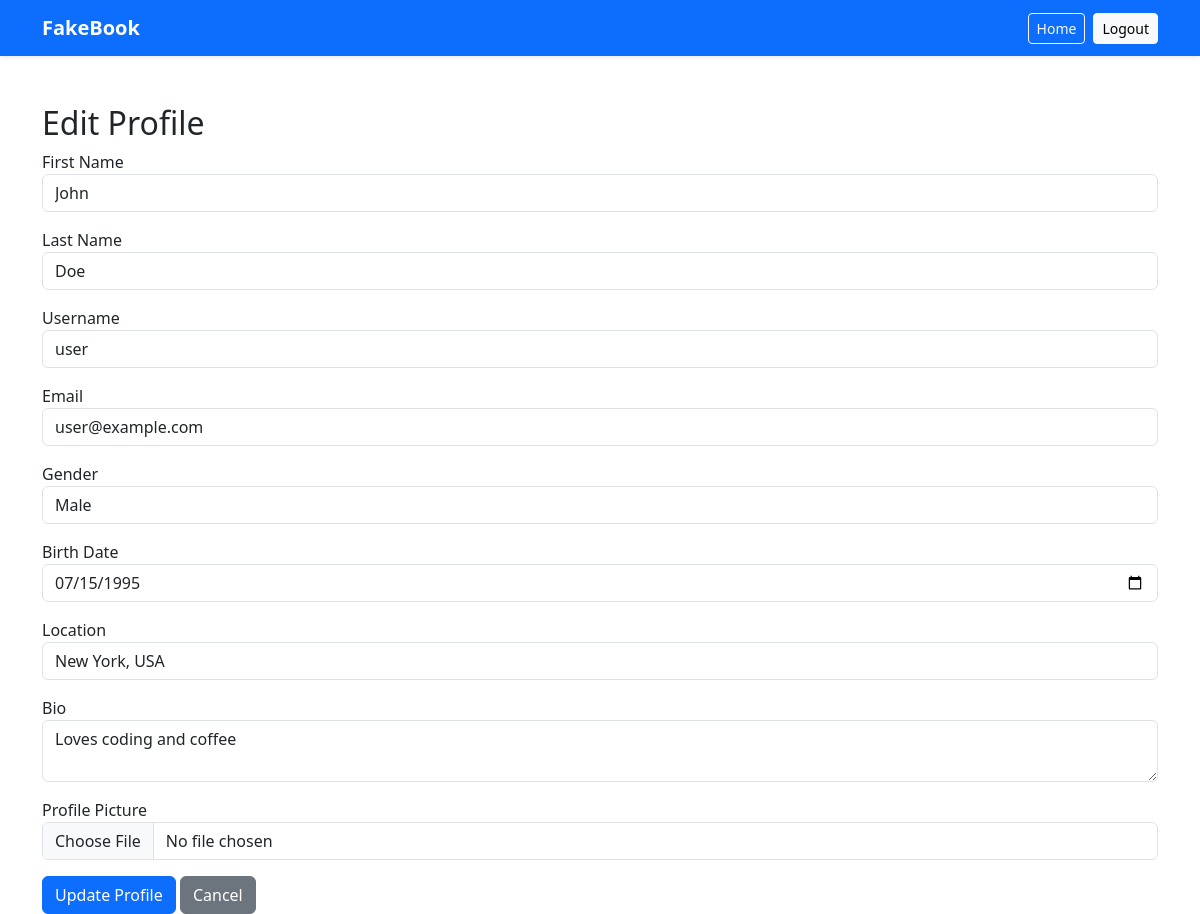
Before: /index.php?action=edit_profile&user_id=1 (signed in) with the older database file.
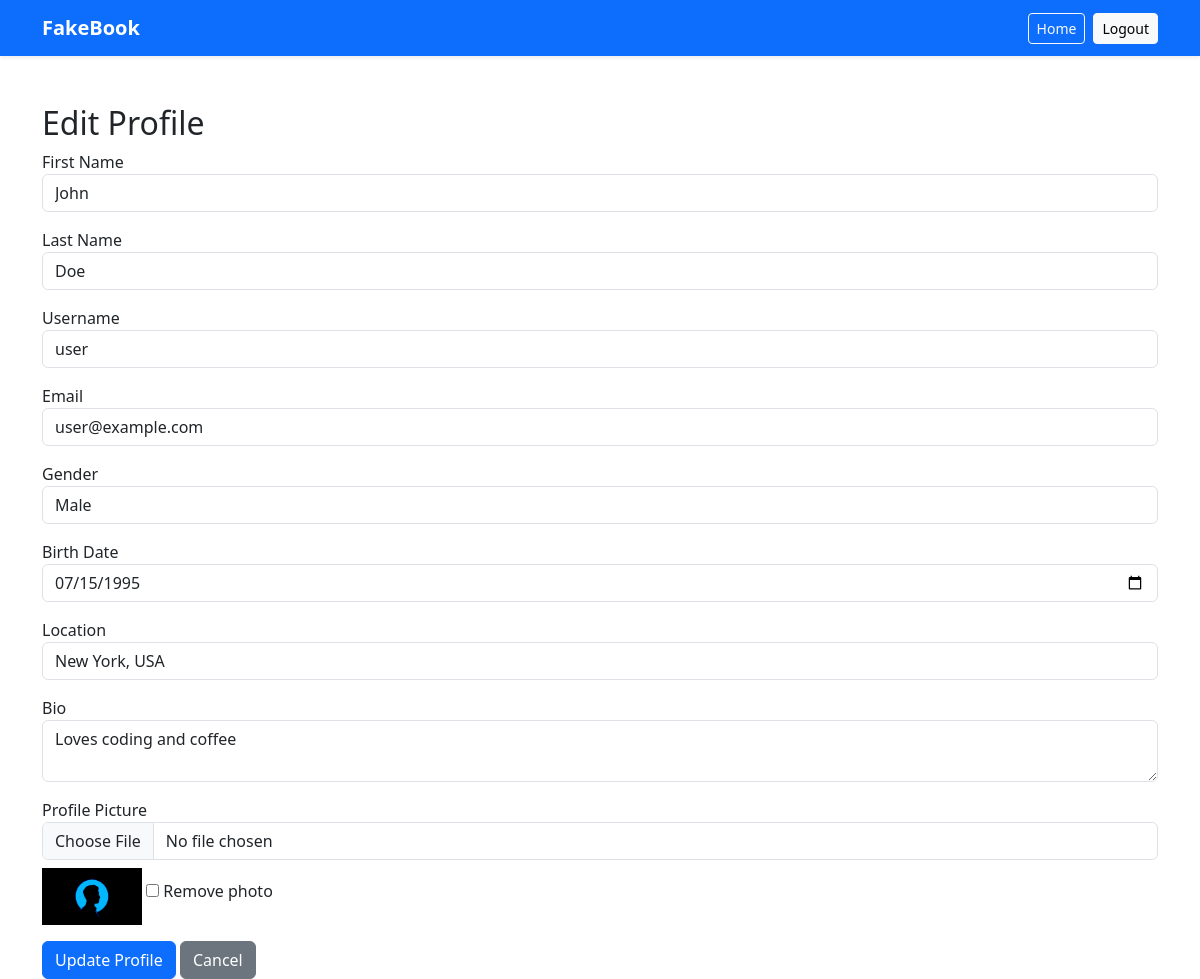
After: the same page with the newer database file.
### tables this page shows
CREATE TABLE users (
    id INT AUTO_INCREMENT PRIMARY KEY,
    first_name VARCHAR(255) NOT NULL,
    last_name VARCHAR(255) NOT NULL,
    username VARCHAR(100) NOT NULL,
    email VARCHAR(100) NOT NULL,
    password VARCHAR(255) NOT NULL,
    gender ENUM('male', 'female') NOT NULL,
    birth_date DATE NOT NULL,
    location VARCHAR(100) NULL,
    bio TEXT NULL,
    profile_pic VARCHAR(255) NULL,
    created_at TIMESTAMP DEFAULT CURRENT_TIMESTAMP
);

### src/controller/ProfileController.php (called while the page is built, shortened)
<?php
require_once __DIR__ . '/../model/User.php';
class ProfileController{
    private $user;
    public function __construct() {
        $pdo = require __DIR__ . '/../../config/db.php';
        $this->user = new User($pdo);
    }
    public function editProfile(){
        $email = $_SESSION['user'];
        $user = $this->user->getUserByEmail($email);
        include __DIR__.'/../view/profile/edit.php';
    }
}
?>

### src/model/User.php (called while the page is built, shortened)
<?php
class User
{
    private $pdo;
    public function __construct($pdo)
    {
        $this->pdo = $pdo;
    }
    public function getUserByEmail($email)
    {
        $stmt = $this->pdo->prepare("SELECT * FROM users where email=?");
        $stmt->execute([$email]);
        return $stmt->fetch();
    }
}
?>

### src/view/profile/edit.php (the view, shortened to what this page needs)
<?php include __DIR__.'/../layouts/header.php'; ?>
<h2>Edit Profile</h2>
<form method="POST" action="index.php?action=update_profile&user_id=<?= $user['id'] ?>" enctype="multipart/form-data">
    <div class="mb-3">
        <label>First Name</label>
        <input type="text" name="first_name" class="form-control" value="<?= htmlspecialchars($user['first_name']) ?>" required>
    </div>
    <div class="mb-3">
        <label>Last Name</label>
        <input type="text" name="last_name" class="form-control" value="<?= htmlspecialchars($user['last_name']) ?>" required>
    </div>
    <div class="mb-3">
        <label>Username</label>
        <input type="text" name="username" class="form-control" value="<?= htmlspecialchars($user['username']) ?>" required>
    </div>
    <div class="mb-3">
        <label>Email</label>
        <input type="email" name="email" class="form-control" value="<?= htmlspecialchars($user['email']) ?>" required>
    </div>
    <div class="mb-3">
        <label>Gender</label>
        <select name="gender" class="form-control" required>
            <option value="male" <?= $user['gender']=='male'?'selected':'' ?>>Male</option>
        </select>
    </div>
    <div class="mb-3">
        <label>Birth Date</label>
        <input type="date" name="birth_date" class="form-control" value="<?= htmlspecialchars($user['birth_date']) ?>" required>
    </div>
    <div class="mb-3">
        <label>Location</label>
        <input type="text" name="location" class="form-control" value="<?= htmlspecialchars($user['location']) ?>">
    </div>
    <div class="mb-3">
        <label>Bio</label>
        <textarea name="bio" class="form-control"><?= htmlspecialchars($user['bio']) ?></textarea>
    </div>
    <div class="mb-3">
        <label>Profile Picture</label>
        <input type="file" name="profile_pic" class="form-control">
        <?php if ($user['profile_pic']): ?>
            <img src="<?= htmlspecialchars($user['profile_pic']) ?>" alt="Profile Picture" class="mt-2" width="100">
            <input type="checkbox" name="remove_photo" value="1">
            <label>Remove photo</label>
        <?php endif; ?>
    </div>
    <button type="submit" value="Submit" class="btn btn-primary">Update Profile</button>
    <a href="index.php?controller=profile&action=index" class="btn btn-secondary">Cancel</a>
</form>
 <?php include __DIR__.'/../layouts/footer.php'; ?>

Changed rows visible on the page:
changed users "John": profile_pic: picture added
Other visible differences:
form field remove_photo: (not shown) → "☐"
text now shown: "Remove photo"
